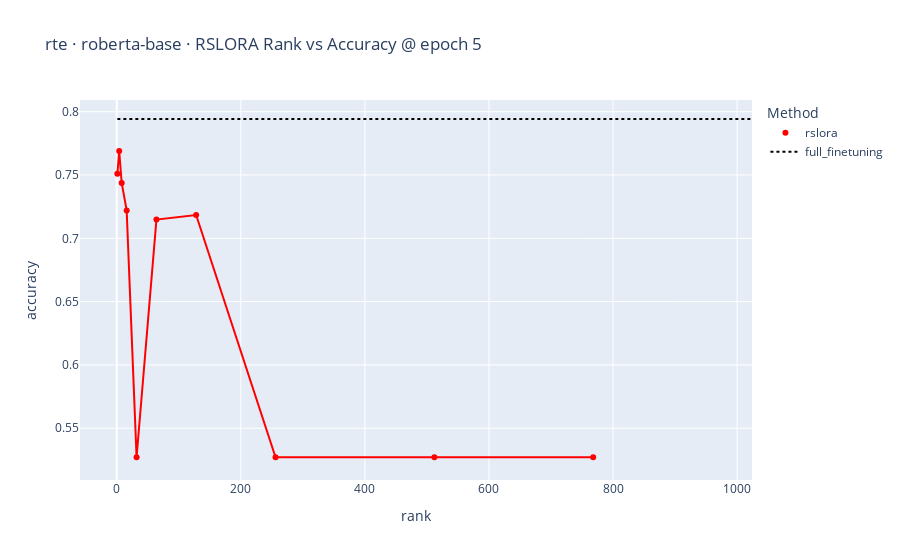

Write notebook code for a chart like this one.
### Code cell
# === Config ===
ROOT = "./glue_results_final"
TASK = "rte"
MODEL = "roberta-base"   # or "roberta-base"
METHOD_TO_SHOW = "rslora"   # or "rslora"

def parse_rank(name: str):
    m = re.search(r"_r(\d+)_", name)
    return int(m.group(1)) if m else None

def read_eval(csv_path: Path):
    try:
        df = pd.read_csv(csv_path)
    except Exception:
        return None
    if "eval_accuracy" in df.columns and "accuracy" not in df.columns:
        df = df.rename(columns={"eval_accuracy":"accuracy"})
    if "epoch" not in df.columns:
        df = df.reset_index().rename(columns={"index":"epoch"})
        df["epoch"] = df["epoch"] + 1
    df = df[df["epoch"].astype(float).between(1,5)].sort_values("epoch")
    return df

def epoch5_accuracy(df):
    row = df[df["epoch"].astype(float) == 5.0]
    if not row.empty:
        return float(row["accuracy"].iloc[-1])
    return float(df["accuracy"].iloc[-1]) if not df.empty else None

def load_points(root, task, model, method):
    base = Path(root)/task/model
    rows = []

    # full fine-tuning
    mdir = base/"full_finetuning"
    if mdir.exists():
        for run in mdir.iterdir():
            if run.is_dir() and run.name.endswith("_best_accuracy"):
                df = read_eval(run/"eval_per_epoch.csv")
                if df is not None and "accuracy" in df.columns:
                    acc = epoch5_accuracy(df)
                    if acc is not None:
                        rows.append({"method":"full_finetuning","rank":None,"run_name":run.name,"accuracy":acc})

    # chosen method (lora or rslora)
    mdir = base/method
    if mdir.exists():
        for run in mdir.iterdir():
            if run.is_dir() and run.name.endswith("_best_accuracy"):
                rk = parse_rank(run.name)
                df = read_eval(run/"eval_per_epoch.csv")
                if rk is not None and df is not None and "accuracy" in df.columns:
                    acc = epoch5_accuracy(df)
                    if acc is not None:
                        rows.append({"method":method,"rank":rk,"run_name":run.name,"accuracy":acc})
    return pd.DataFrame(rows)

# Load
df = load_points(ROOT, TASK, MODEL, METHOD_TO_SHOW)
if df.empty:
    raise SystemExit("No runs found.")

# Separate LoRA and full_ft
lora_df = df[df["method"]==METHOD_TO_SHOW].sort_values("rank")
ft_acc = df.loc[df["method"]=="full_finetuning","accuracy"].mean()

# Plot
fig = px.scatter(
    lora_df, x="rank", y="accuracy",
    color="method", symbol="method",
    color_discrete_map={METHOD_TO_SHOW:"red"},
    # hover_data=["run_name"],
    title=f"{TASK} · {MODEL} · {METHOD_TO_SHOW.upper()} Rank vs Accuracy @ epoch 5",
    labels={"rank":"LoRA rank", "accuracy":"accuracy"}
)

# Add trend line for LoRA
fig.add_trace(go.Scatter(
    x=lora_df["rank"], y=lora_df["accuracy"],
    mode="lines", name=f"{METHOD_TO_SHOW} (trend)",
    line=dict(color="red", width=2),
    hoverinfo="skip",
    showlegend=False
))

# Add horizontal line for full fine-tuning
fig.add_trace(go.Scatter(
    x=[min(ranks), max(ranks)],
    y=[ft_acc, ft_acc],
    mode="lines",
    name="full_finetuning",   # legend label
    line=dict(color="black", dash="dot", width=2),
    hovertemplate="method=full_finetuning<br>accuracy=%{y:.3f}<extra></extra>",

))


fig.update_layout(
    xaxis_title="rank",
    yaxis_title="accuracy",
    legend_title_text="Method",
)

fig

### Figure 1 — Plotly figure (JSON) as saved in the notebook; plotly's stock layout.template omitted (floating-point values rounded to 4 significant figures)
{"data": [{"hovertemplate": "method=rslora<br>LoRA rank=%{x}<br>accuracy=%{y}<extra></extra>", "legendgroup": "rslora", "marker": {"color": "red", "symbol": "circle"}, "mode": "markers", "name": "rslora", "orientation": "v", "showlegend": true, "type": "scatter", "x": [1.0, 4.0, 8.0, 16.0, 32.0, 64.0, 128.0, 256.0, 512.0, 768.0], "xaxis": "x", "y": [0.7509, 0.769, 0.7437, 0.722, 0.5271, 0.7148, 0.7184, 0.5271, 0.5271, 0.5271], "yaxis": "y"}, {"hoverinfo": "skip", "line": {"color": "red", "width": 2}, "mode": "lines", "name": "rslora (trend)", "showlegend": false, "type": "scatter", "x": [1.0, 4.0, 8.0, 16.0, 32.0, 64.0, 128.0, 256.0, 512.0, 768.0], "y": [0.7509, 0.769, 0.7437, 0.722, 0.5271, 0.7148, 0.7184, 0.5271, 0.5271, 0.5271]}, {"hovertemplate": "method=full_finetuning<br>accuracy=%{y:.3f}<extra></extra>", "line": {"color": "black", "dash": "dot", "width": 2}, "mode": "lines", "name": "full_finetuning", "type": "scatter", "x": [1, 1024], "y": [0.7942, 0.7942]}], "layout": {"legend": {"title": {"text": "Method"}, "tracegroupgap": 0}, "title": {"text": "rte · roberta-base · RSLORA Rank vs Accuracy @ epoch 5"}, "xaxis": {"anchor": "y", "domain": [0, 1], "title": {"text": "rank"}}, "yaxis": {"anchor": "x", "domain": [0, 1], "title": {"text": "accuracy"}}}}
